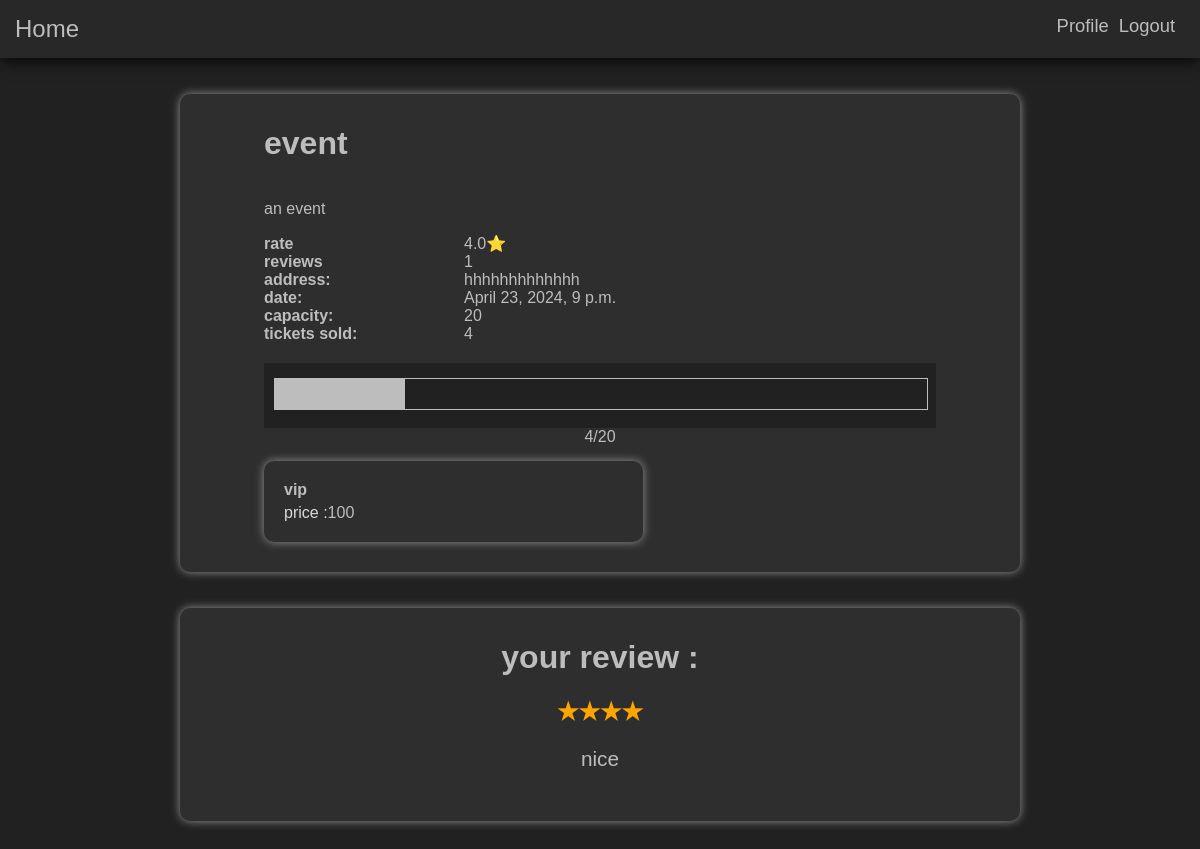
The app's page /event/20 (signed in) with its own data.
### main/models.py (models this page shows, shortened)
class Event(models.Model):
    title = models.CharField(max_length = 128)
    description = models.TextField()
    address = models.TextField()
    created_at = models.DateTimeField(auto_now_add=True)
    start_at = models.DateTimeField()
    type = models.CharField(max_length=32)
    user = models.ForeignKey(User,on_delete = models.CASCADE,related_name="events")
    selling = models.BooleanField(default=False)

class Ticket(models.Model):
    type = models.CharField(max_length=24)
    price = models.IntegerField()
    event = models.ForeignKey(Event,on_delete=models.CASCADE,related_name="tickets")
    number = models.IntegerField(default=0)

class Rank(models.Model):
    user = models.ForeignKey(User,on_delete=models.CASCADE,related_name="user_rankings")
    event = models.ForeignKey(Event,on_delete=models.CASCADE,related_name="event_rankings")
    score = models.IntegerField(default=0)
    cmnt = models.CharField(max_length=128)

### main/views.py (the view, shortened to what this page needs)
# urls.py: path("event/<int:id>",views.event_page,name="event_page"),
@csrf_exempt
def event_page(request,id):
    event = Event.objects.get(pk=id)
    current_date = datetime.datetime.now()
    current_date = current_date.replace(tzinfo=datetime.timezone.utc)
    sold = 0
    capacity = 0
    for ticket in event.tickets.all():
        capacity += ticket.number
    for ticket in event.tickets.all():
        sold += len(ticket.ticket_bookings.all())
    if sold != 0 :
        percentage = (sold/capacity)*100
    else :
        percentage = 0
    if current_date >= event.start_at:
        if request.user.is_authenticated:
            if request.method == "POST":
                score = request.POST["stars"]
                cmnt = request.POST["rate"]
                Rank.objects.create(user=request.user,event=event,score=int(score),cmnt=cmnt)
                return redirect(f"/event/{id}")
            tl = Ticket.objects.filter(event=event)
            bk = request.user.user_bookings.all()
            can_rate = False
            for b in bk :
                if b.ticket in tl :
                    can_rate = True
            sum_of_rates = 0
            rated = False
            for r in event.event_rankings.all():
                sum_of_rates += r.score
            number_of_rates = len(event.event_rankings.all())
            event_rate = 0
            if sum_of_rates== 0 or number_of_rates==0:
                event_rate = 0
            else:
                event_rate = sum_of_rates/number_of_rates
            if len(event.event_rankings.filter(user=request.user)) > 0:
                rated = True
                can_rate = False
                return render(request,"fevent.html",{"review":Rank.objects.get(user = request.user,event=event),"rated":rated,"event":event,"tickets_sold" : sold , "percentage" : percentage,"capacity" :capacity,"can_rate":can_rate,"event_rate":event_rate,"number_of_rates":number_of_rates})
            return render(request,"fevent.html",{"rated":rated,"event":event,"tickets_sold" : sold , "percentage" : percentage,"capacity" :capacity,"can_rate":can_rate,"event_rate":event_rate,"number_of_rates":number_of_rates})

### main/templates/fevent.html (shortened to what this page needs)
{% extends 'layout.html' %}
{% block body %}
<div class="event-details-div">
    <h1 style="margin-left: 10%;display:inline-block;">{{event.title}}</h1>
    <p class="event-decription" style="margin-left: 10%;">{{event.description}}</p>
    <div class="event-label"><b>rate</b></div><span>{{event_rate}}⭐</span><br>
    <div class="event-label"><b>reviews</b></div><span>{{number_of_rates}}</span><br>
    <div class="event-label"><b>address:</b></div><span>{{event.address}}</span><br>
    <div class="event-label"><b>date:</b></div><span>{{event.start_at}}</span><br>
    <div class="event-label"><b>capacity:</b></div><span>{{capacity}}</span><br>
    <div class="event-label"><b>tickets sold:</b></div><span>{{tickets_sold}}</span>
    <div id="tickets-sold" style="margin-left: 10%; margin-right: 10%; background-color: rgb(33,33,33);margin-top: 20px; width: auto; height: 50px;padding-left: 10px;padding-right: 10px; padding-top: 15px;">
        <div style="width:100%; margin: 0px; height: 60%; border: 1px solid rgb(189, 189, 189);">
            <div id="progress" style=" background-color: rgb(189, 189, 189); width: {{percentage}}%; margin: 0px; height: 100%;">
            </div>
        </div>
    </div>
    <center><span style="color: rgb(189, 189, 189); margin-top: 20px;" id="tickets-sold">{{tickets_sold}}/{{capacity}}</span></center>
    <div id="zab">
    {% for ticket in event.tickets.all %}
    <div class="ticket">
        <b class="ticket-title">{{ticket.type}}</b>
        <span class="ticket-info">
            <span class="ticket-label">price :</span><span class="ticket-value">{{ticket.price}}</span>
        </span>
    </div>
    {% endfor %}
    </div>
</div>
{% if rated == True %}
<div class="event-details-div" style="text-align: center;">
   <h1>your review :</h1> <h2 id="urs" style="color: orange;"></h2>
   <p style="font-size: 1.3em;">{{review.cmnt}}</p>
</div>
{% endif %}
{% endblock %}

### main/static/style.css (style rules this page uses)
body { background-color: rgb(33,33,33); font-family:'Lucida Sans', 'Lucida Sans Regular', 'Lucida Grande', 'Lucida Sans Unicode', Geneva, Verdana, sans-serif; color: rgb(189, 189, 189); margin: 0px; margin-bottom: 50px; }
.register-div ,.create-event-div,.event-details-div,#add-ticket-from { background-color: rgb(46, 46,46); border-radius: 10px; padding-top: 10px; padding-bottom: 30px; max-width: 70%; margin-left: auto; margin-right: auto; box-shadow: 0px 0px 10px rgb(148, 148, 148); margin-top: 3%; margin-bottom: 30px; }
.ticket { background-color: rgb(46,46,46); padding:20px; border-radius: 10px; box-shadow: 0px 0px 10px rgb(148, 148, 148); margin-top: 15px; }
.ticket-label { color: rgb(219, 218, 218); float: left; }
.ticket-info { display: block; margin-top: 5px; }
#zab { display: grid; grid-template-columns: auto auto; column-gap: 25px; margin-left: 10%; margin-right: 10%; }
.event-label { width: 200px; display: inline-block; margin-left: 10%; }

### records on screen
Event: title "event", description "an event", address "hhhhhhhhhhhhh", start_at "April 23, 2024, 9 p.m."
Ticket: type "vip", price "100"
Rank: cmnt "nice"

### other values on screen
{{ event_rate }} "4.0"
{{ number_of_rates }} "1"
{{ capacity }} "20"
{{ tickets_sold }} "4"
